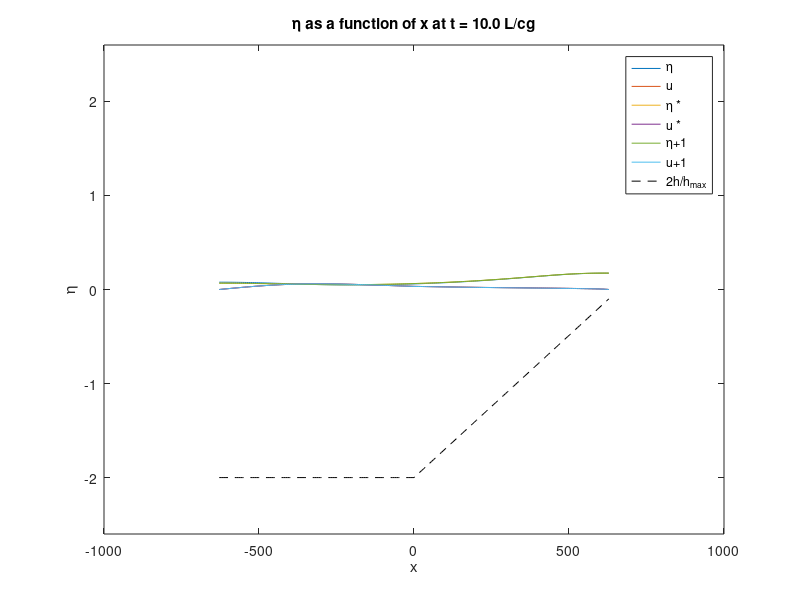
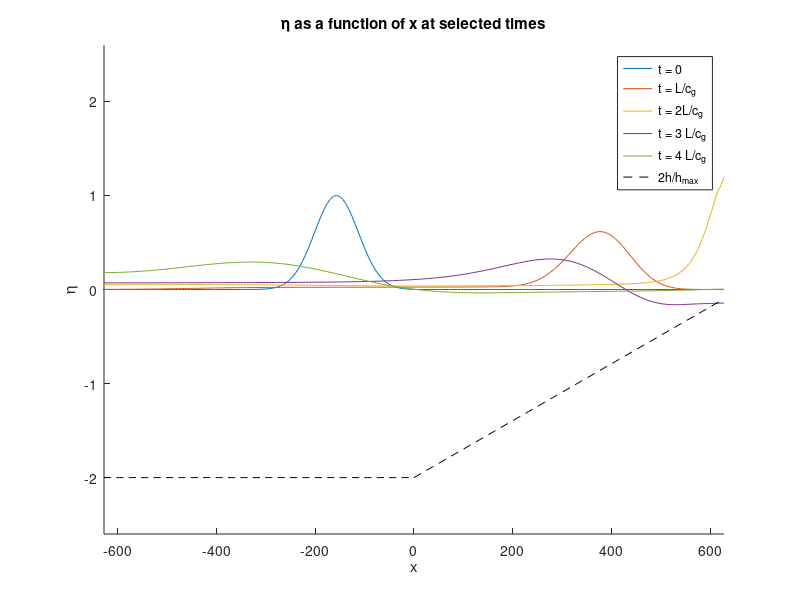

Here is the MATLAB script that generated these plots, in order: (Note: this script raises an error after producing the figures.)
%% Numerical Project: Waves in MITgcm
% This code solves the 1-D shallow water equations with linearized
% free surface MITgcm-style. 

% Run Parameters
L = 200*pi; % Half-domain length
L0 = L/10; % Decay scale for gaussian I.C.
g = 9.81; % Gravity
hmax = 100; % Max water depth
hmin = 5; % Min water depth
cg = sqrt(g*hmax); % Shallow water wave speed
dur = 10*L/cg; % Run time
dx = L0/10; % Spatial step
dt = 2.6*dx/cg; % Time step
dt = min(dt,dur/600); % Minimum time step for making a movie
epsg = 0.1; % Small stability parameter


% Initialize vectors
x = -L:dx:L; % Length dimension
K = length(x);
t = 0:dt:dur; % Time dimension
T = length(t);
h = hmax*ones(size(x)); % Bottom depth
for i=(K+1)/2:K
    h(i) = (hmin-hmax)/L*x(i)+hmax;
end

% Initial conditions
eta = zeros(K,T); % Sea surface height
eta0 = exp(-(x+L/4).^2/L0^2); % Gaussian initial condition
eta(1:(K+1)/2,1) = eta0(1:(K+1)/2)';
u = zeros(K,T); % Water speed
u0 = cg*eta0./h; % Gaussian initial condition
u(1:(K+1)/2,1) = u0(1:(K+1)/2)';
eta(1,1)=0; % removes small leftover from exponential 
u(1,1)=0; % removes small leftover from exponential 

% Define matrices

H1 = zeros(K);
for k=2:K-1
    H1(k,k) = h(k+1)-h(k-1);
end
H1(1,1)=2*(h(2)-h(1));
H1(end,end)=2*(h(end)-h(end-1));

H2 = zeros(K);
for k=2:K-1
    H2(k,k-1) = -h(k);
    H2(k,k+1) = h(k);
end
H2(1,1) = -2*h(1);
H2(1,2) = 2*h(1);
H2(end,end-1) = -2*h(K);
H2(end,end) = 2*h(K);

M2h = zeros(K);
for k=2:K-1
    M2h(k,k-1) = h(k);
    M2h(k,k) = -2*h(k);
    M2h(k,k+1) = h(k);
end
M2h(1,1)=h(1);
M2h(1,2)=-2*h(1);
M2h(1,3)=h(1);
M2h(end,end-2)=h(end);
M2h(end,end-1)=-2*h(end);
M2h(end,end)=h(end);

M1h = zeros(K);
for k=2:K-1
    M1h(k,k-1) = h(k-1)-h(k+1);
    M1h(k,k+1) = h(k+1)-h(k-1);
end
M1h(1,1)=4*(h(1)-h(2));
M1h(1,2)=4*(h(2)-h(1));
M1h(end,end-1)=4*(h(end-1)-h(end));
M1h(end,end)=4*(h(end)-h(end-1));

M1 = diag(1*ones(1,K-1),1) + diag(-1*ones(1,K-1),-1);
M1(1,1)=0;
M1(1,2)=0;
M1(end,end-1)=0;
M1(end,end)=0;

% Evaluation

G = zeros(K,2);
for n=1:T-1
    tildeh = (h+eta(:,n));
    % Equation 69
    Gadv = zeros(K,1);
    for k=2:K-1
        Gadv(k) = 1/(2*dx*tildeh(k))*u(k,n)*(tildeh(k+1)*u(k+1,n)-tildeh(k-1)*u(k-1,n));
    end

    G(:,2) = -Gadv;
    if n==1
        G12 = G(:,2);
    else
        G12 = (3/2+epsg)*G(:,2)-(1/2+epsg)*G(:,1);
    end
    G(:,1)=G(:,2);
    ustar = u(:,n)+dt*G12;
    
    % Equation 72
    etastar = eta(:,n) - dt/(2*dx)*(H1*ustar+H2*ustar);
    
    % Equation 67
    eta(:,n+1) = -1/dt^2*(g/dx^2*M2h + g/(4*dx^2)*M1h-1/dt^2*eye(K))^(-1)*etastar;
    
    % Equation 75
    u(:,n+1) = ustar - g*dt/(2*dx)*M1*eta(:,n+1);
end


% Plot final state
i=n;
figure
    plot(x,eta(:,i));
    hold on
    plot(x,u(:,i));
    plot(x,etastar);
    plot(x,ustar);
    plot(x,eta(:,i+1));
    plot(x,u(:,i+1));
    plot(x,-2*h/hmax,'k--');
    xlabel('x');
    ylabel('\eta');
    tlabel = sprintf('t = %.1f L/cg',t(i)/(L/cg));
    title(['\eta as a function of x at ' tlabel]);
    ylim([-2.6,2.6])
    legend('\eta','u','\eta *','u *','\eta+1','u+1','2h/h_{max}');
    set(gcf, 'Position',  [576, 252, 768, 576]) % presentation size
    saveas(gcf,'eta.png')

%% Plot snapshots in time
tsel = [1 L/(cg*dt) 2*L/(cg*dt) 3*L/(cg*dt) 4*L/(cg*dt)];
tsel = round(tsel);
figure
    hold on;
    for i=tsel
        plot(x,eta(:,i))
    end
    plot(x,-2*h/hmax,'k--');
    xlabel('x');
    ylabel('\eta');
    legend('t = 0','t = L/c_{g}','t = 2L/c_{g}','t = 3 L/c_{g}','t = 4 L/c_{g}','2h/h_{max}');
    title('\eta as a function of x at selected times');
    ylim([-2.6,2.6])
    xlim([x(1) x(end)]);
    set(gcf, 'Position',  [576, 252, 768, 576]) % presentation size
    saveas(gcf,'eta_pulse.png')

%% Make a movie
fps = 60;
mlength = 10;
vidfile = VideoWriter('eta_pulse.mp4','MPEG-4');
vidfile.FrameRate=fps;
open(vidfile);  
figure(1);
    set(gcf, 'Position',  [576, 252, 768, 576]) % presentation size
    frames = fps*mlength;
    for i=round(linspace(1,T,frames))
        clf;
        plot(x,eta(:,i))
        hold on;
        plot(x,-2*h/hmax,'k--');
        xlabel('x');
        ylabel('\eta');
        tlabel = sprintf('t = %.1f L/cg',t(i)/(L/cg));
        title(['\eta as a function of x at ' tlabel]);
        legend('\eta','2h/h_{max}');
        ylim([-2.6,2.6])
        xlim([x(1) x(end)]);
        drawnow;
        writeVideo(vidfile, getframe(gcf));
        disp(i);
     end
close(vidfile);
close(gcf)

%% Check conservation rules
mass = NaN(1,T);
momentum = NaN(1,T);
ke = NaN(1,T);
pe = NaN(1,T);
energy = NaN(1,T);
for n=1:T
    tildeh = (h(:)+eta(:,n));
    mass(n) = sum(tildeh);
    momentum(n) = sum(tildeh.*u(:,n));
    ke(n) = sum(1/2*tildeh.*(u(:,n).^2));
    pe(n) = sum(1/2*g*eta(:,n).^2);
    energy(n) = ke(n)+pe(n);
end

figure
    plot(t,mass/mass(1));
    hold on
    plot(t,momentum/momentum(1));
    plot(t,ke/ke(1));
    plot(t,pe/pe(1));
    plot(t,energy/ke(1));

    xlabel('t');
    xticks([1 2*L/(cg) 4*L/(cg) 6*L/(cg) 8*L/(cg)]);
    xticklabels({'0','2L/c_{g}', '4L/c_{g}', '6L/c_{g}','8L/c_{g}'})
    ylabel('conserved quantity');
    title('Conserved quantities as a function of time');
    xlim([t(1),t(end)]);
    legend('mass (h+\eta)','momentum ((h+\eta)u)','KE (1/2(h+\eta)u^2)','PE (1/2g(h+\eta)^2)','E = PE+KE');
    set(gcf, 'Position',  [576, 252, 768, 576]) % presentation size
    saveas(gcf,'conservation.png')    
